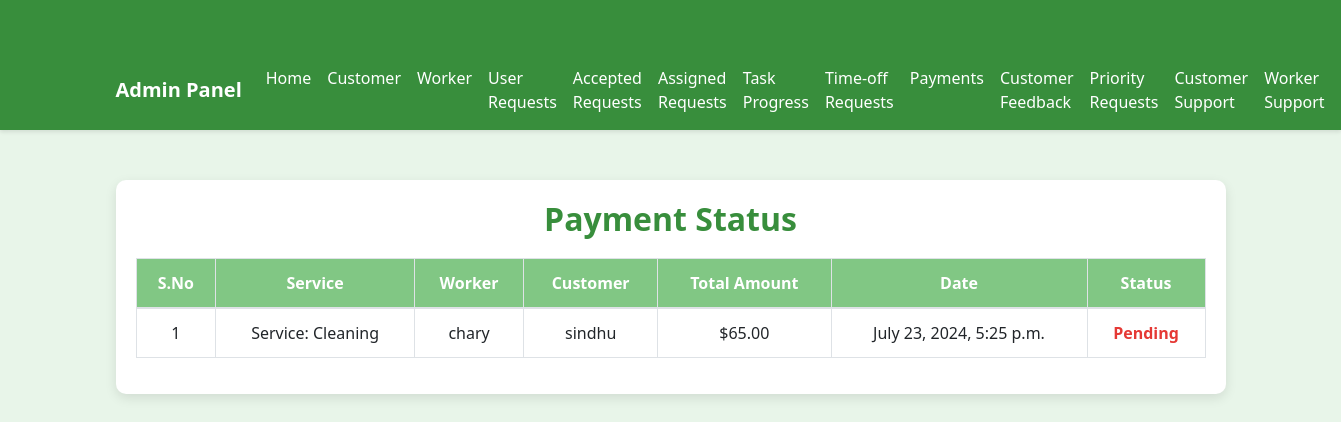
Screenshot of /wfmadmin/adminpaymentrequest with the database file from the repository.
### wfmadmin/models.py (models this page shows, shortened)
class PaymentRequest(models.Model):
    assignment = models.ForeignKey(Assignment, on_delete=models.CASCADE)
    service_charge = models.DecimalField(max_digits=10, decimal_places=2)
    cgst = models.DecimalField(max_digits=10, decimal_places=2)
    sgst = models.DecimalField(max_digits=10, decimal_places=2)
    total_amount = models.DecimalField(max_digits=10, decimal_places=2)
    created_at = models.DateTimeField(auto_now_add=True)
    status = models.CharField(max_length=100, default='pending')

class Assignment(models.Model):
    id = models.AutoField(primary_key=True)
    worker = models.ForeignKey(worker, on_delete=models.CASCADE)
    customer = models.ForeignKey(customer, on_delete=models.CASCADE)
    request = models.ForeignKey(CustomerServiceRequest, on_delete=models.CASCADE)
    title = models.CharField(max_length=100)
    start = models.DateTimeField()
    end = models.DateTimeField()
    status = models.CharField(max_length=100, default='none')
    created_at = models.DateTimeField(auto_now_add=True)

class worker(models.Model):
    id = models.AutoField(primary_key=True)
    firstname = models.CharField(max_length=30)
    lastname = models.CharField(max_length=30)
    address = models.CharField(max_length=100)
    city = models.CharField(max_length=20)
    state = models.CharField(max_length=20)
    country = models.CharField(max_length=20)
    username = models.CharField(max_length=20)
    email = models.EmailField(max_length=20)
    number = models.IntegerField()
    password = models.CharField(max_length=20)
    status = models.BooleanField(default=False)
    created_at = models.DateTimeField(auto_now_add=True)

class customer(models.Model):
    id = models.AutoField(primary_key=True)
    firstname = models.CharField(max_length=30)
    lastname = models.CharField(max_length=30)
    address = models.CharField(max_length=100)
    city = models.CharField(max_length=20)
    state = models.CharField(max_length=20)
    country = models.CharField(max_length=20)
    username = models.CharField(max_length=20)
    email = models.EmailField(max_length=20)
    number = models.IntegerField()
    password = models.CharField(max_length=20)
    status = models.BooleanField(default=False)
    created_at = models.DateTimeField(auto_now_add=True)

### wfmadmin/views.py (the view)
# urls.py: path('adminpaymentrequest', adminpaymentrequest, name='adminpaymentrequest'),
def adminpaymentrequest(request):
    requeststatus = PaymentRequest.objects.all().order_by('-created_at')
    return render(request, 'admin/adminpaymentrequest.html', {'requeststatus': requeststatus})

### templates/admin/adminpaymentrequest.html (shortened to what this page needs)
<!DOCTYPE html>
<html lang="en">
<head>
  <link href="https://stackpath.bootstrapcdn.com/bootstrap/4.5.2/css/bootstrap.min.css" rel="stylesheet">
  <link rel="stylesheet" href="https://cdnjs.cloudflare.com/ajax/libs/font-awesome/5.15.3/css/all.min.css">
</head>
<body>
  {% include 'admin/adminnavbar.html' %}
  <section id="contact" class="contact">
    <div class="container">
      <div class="form-container">
        <div class="section-title">
          <h2>Payment Status</h2>
        </div>
        <div class="table-responsive">
          <table class="table table-bordered">
            <thead>
              <tr>
                <th>S.No</th>
                <th>Service</th>
                <th>Worker</th>
                <th>Customer</th>
                <th>Total Amount</th>
                <th>Date</th>
                <th>Status</th>
              </tr>
            </thead>
            <tbody>
              {% for user in requeststatus %}
                <tr>
                  <td>{{ forloop.counter }}</td>
                  <td>{{ user.assignment.title }}</td>
                  <td>{{ user.assignment.worker.username }}</td>
                  <td>{{ user.assignment.customer.username }}</td>
                  <td>${{ user.total_amount }}</td>
                  <td>{{ user.created_at }}</td>
                  <td>
                    {% if user.status == 'Paid' %}
                      <span class="text-success">Paid</span>
                    {% else %}
                      <span class="text-danger">Pending</span>
                    {% endif %}
                  </td>
                </tr>
              {% endfor %}
            </tbody>
          </table>
        </div>
      </div>
    </div>
  </section>
</body>
</html>

### templates/admin/adminpaymentrequest.html (style rules this page uses)
body { background-color: #e8f5e9; color: #2e7d32; font-family: 'Segoe UI', Tahoma, Geneva, Verdana, sans-serif; }
.container { margin-top: 50px; }
.form-container { background-color: #ffffff; padding: 20px; border-radius: 10px; box-shadow: 0 4px 12px rgba(0, 0, 0, 0.1); }
.section-title h2 { color: #388e3c; text-align: center; font-weight: bold; margin-bottom: 20px; }
.table { background-color: #ffffff; border: none; }
.table th { background-color: #81c784; color: #ffffff; text-align: center; font-weight: bold; }
.table td { text-align: center; }
.text-danger { color: #e53935 !important; font-weight: bold; }

### rows the page displays
PaymentRequest: assignment "Service: Cleaning", assignment.worker.username "chary", assignment.customer.username "sindhu", total_amount "65.00", created_at "July 23, 2024, 5:25 p.m.", status "Pending"
